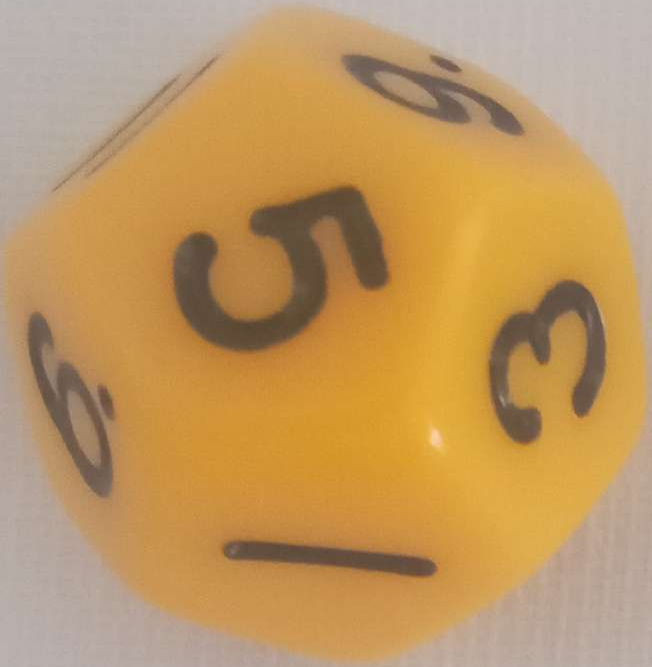
#> input picture die2.png, 652 x 667 px; its folder holds only this picture in this run
$ jupyter execute --allow-errors numberReader.ipynb
#> lines starting #> are read from the running program, lines starting #| are printed output that depends on the picture; after the words box and inside, x2 and y2 are one past the last pixel; in counts of white or black regions, pixels touching at a corner belong together
[cell 1]
import cv2
import pytesseract
import easygui

Import the image. i tested the code and found only images with just the digits work. double digit numbers work it reads them as one (70,90,20) but if the orientation is off it struggles and the images need to be cropped before passed to this

[cell 2]
fileName = easygui.fileopenbox(filetypes=["*.jpg","*.jpeg","*.png"])
#> the answer given: die2.png
image = cv2.imread(fileName,cv2.IMREAD_COLOR)
#> image is the input picture: shape (667, 652, 3); mean B, G, R 98.2, 151.8, 191.4

[cell 3]
gray = cv2.cvtColor(image, cv2.COLOR_BGR2GRAY)
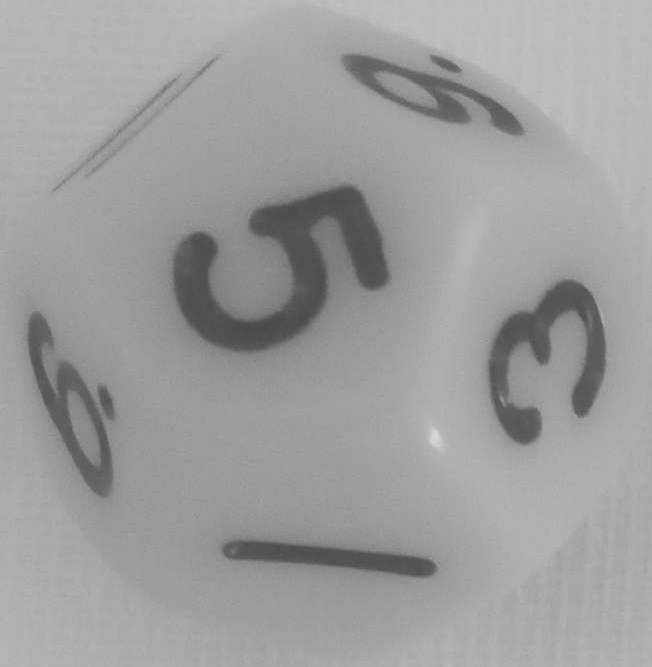
#> gray: shape (667, 652); min 70, max 216, mean 157.6
thresh = cv2.threshold(gray, 0, 255, cv2.THRESH_BINARY + cv2.THRESH_OTSU)[1]
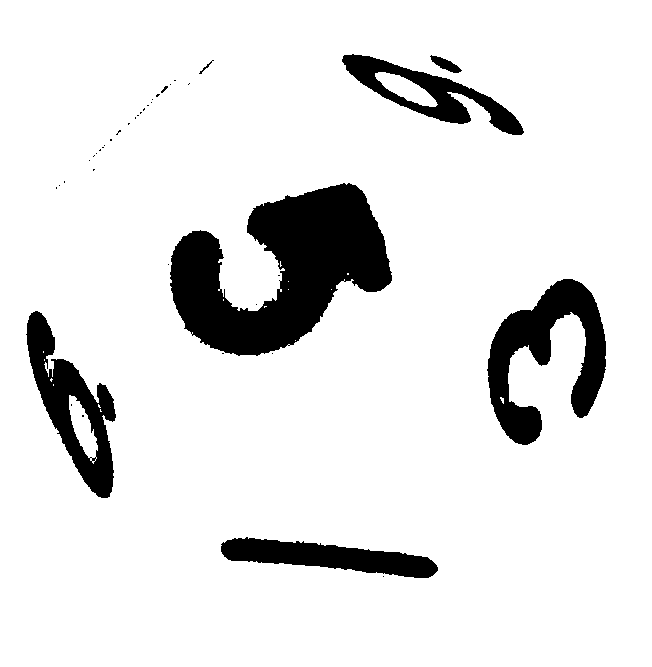
#> thresh: shape (667, 652); 89.5% white; 40 black regions (32 under 20 px), largest, box (x1, y1, x2, y2) and area: (170, 183, 392, 356) 21012, (487, 279, 606, 445) 8755, (26, 311, 116, 498) 6406
invert = 255 - thresh

$ run again, on die3.png
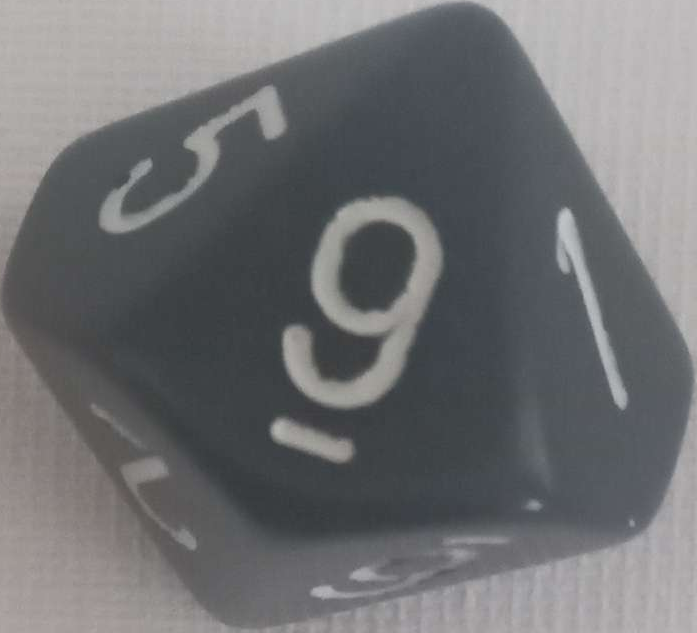
#> input picture die3.png, 697 x 633 px
#> image is the input picture: shape (633, 697, 3); mean B, G, R 114.2, 112.2, 111.5
#> `thresh = cv2.threshold(gray, 0, 255, cv2.THRESH_BINARY + cv2.THRESH_OT..`:
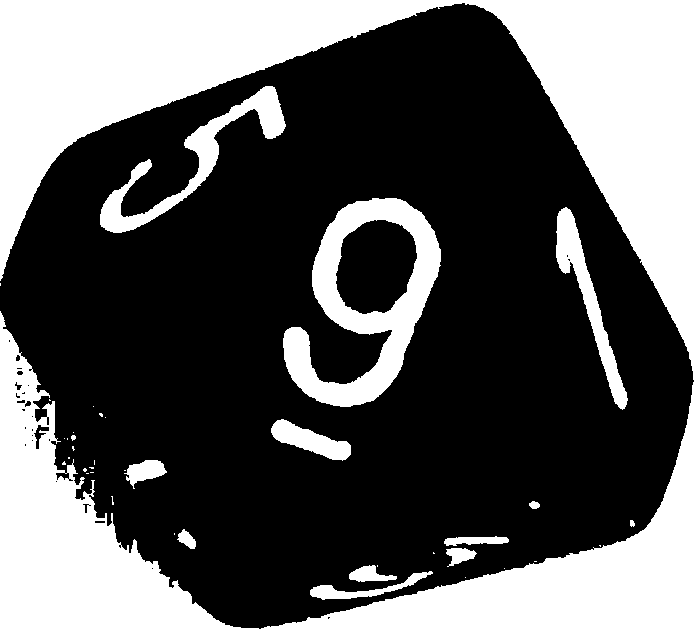
#> thresh: shape (633, 697); 36.3% white; 39 white regions (25 under 20 px), largest, box (x1, y1, x2, y2) and area: (0, 0, 697, 633) 134672, (283, 198, 441, 407) 12407, (100, 86, 286, 233) 4924
